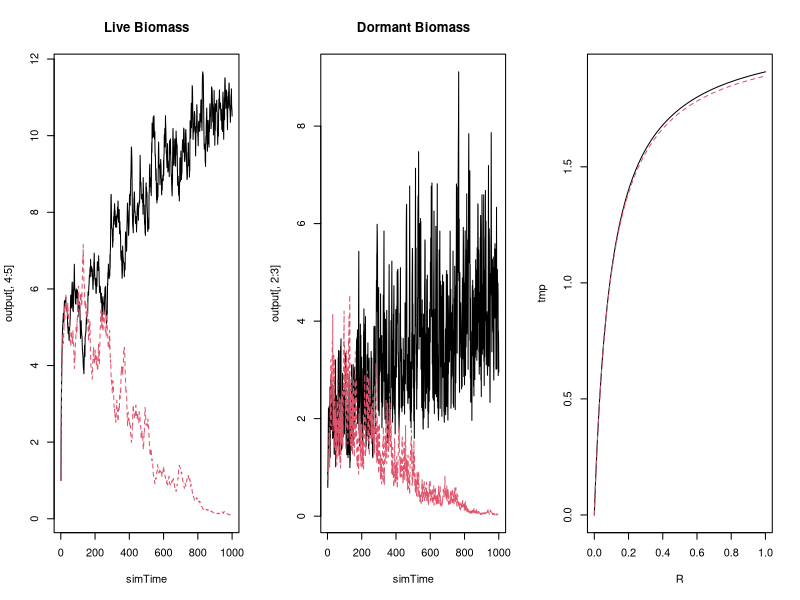

Source code (R):
#~~~~~~~~~~~~~~~~~~~~~~~~~~~~~~~~~~~~~~~~~~~~~~~~~~~~~~~~~~~~~~~~#
## Continuous-time temporal storage effect model of two species ## 
## coexisting on one essential resource                         ##
#~~~~~~~~~~~~~~~~~~~~~~~~~~~~~~~~~~~~~~~~~~~~~~~~~~~~~~~~~~~~~~~~#

# species "split" themselves between a dormant, low-mortaility stage (D) and a higher mortality, high growth stage (N)
# the single resource is R

rm(list=ls())
library(deSolve)
library(mvtnorm)

####
#### Parameters
####
maxTime <- 1000
c <- c(1,1)
b <- c(0.2, 0.2)
mD <- c(0.0001, 0.0001)
r <- c(2.1, 2.08)
K <- c(.1, .1)
mN <- c(0.1, 0.1)
a <- 0.5
S <- 5
Rmu <- 1 # mean resource pulse (on log scale)
Rsd <-.6 # st dev of resource pulses (on log scale)
sigE <- c(2)
rho <- c(-0.5)

####
#### Model function
####

updateDNR <- function(t, DNR, parms){
  with(as.list(c(DNR, parms)), {
    dD1dt = c[1]*b[1]*N1  - mD[1]*D1
    dD2dt = c[2]*b[2]*N2 - mD[2]*D2
    dN1dt = N1*(r[1]*R/(K[1]+R)) - c[1]*b[1]*N1 - mN[1]*N1
    dN2dt = N2*(r[2]*R/(K[2]+R)) - c[2]*b[2]*N2 - mN[2]*N2
    dRdt = a*(S-R) - (N1*(r[1]*R/(K[1]+R)) + (N2*(r[2]*R/(K[2]+R))))
    list(c(dD1dt, dD2dt, dN1dt, dN2dt, dRdt))
  })
}

#function for transition time series
getG <- function(sigE, rho, nTime){
  varcov <- matrix(c(sigE, rho*sigE, rho*sigE, sigE), 2, 2)
  e <- rmvnorm(n = nTime, mean = c(0,0), sigma = varcov)
  g <- exp(e) / (1+exp(e))
  return(g)
}
gVec <- getG(sigE = sigE, rho = rho, nTime = maxTime)
gVec1 <- gVec[,1]
gVec2 <- gVec[,2]
# source("getSineTransitions.R")
# gVec1 <- rep(gVecTmp[,1], length.out = maxTime)
# gVec2 <- rep(gVecTmp[,2], length.out = maxTime)


####
#### Simulate model
####
Rvector <- rlnorm(maxTime,Rmu,Rsd)   # random pulses
Rvector <- rep(0,maxTime)
eventdat <- data.frame(var=rep("R",maxTime),time = 1:maxTime,value=Rvector,method=rep("add",maxTime))
# eventdat2 <- data.frame(var=rep("D",maxTime),time = 1:maxTime,value=Rvector,method=rep("mul",maxTime))
# eventdat <- rbind(eventdat1, eventdat2)

gfun <- function(t, y, parms){
  with (as.list(y),{
    g1 <- gVec1[t]
    g2 <- gVec2[t]
    D1 <- D1 - D1*g1
    D2 <- D2 - D2*g2
    N1 <- N1 + D1*g1
    N2 <- N2 + D2*g2
    R <- R
    return(c(D1, D2, N1, N2, R))
  })
}
  
simTime <- seq(1,maxTime,by=1)
parms <- list(
  c = c,
  b = b,
  mD = mD,
  r = r,
  K = K,
  mN = mN, 
  a = a,
  S = S
)
DNR <- c(D=c(1,1), N=c(1,1),R=1)
output = as.data.frame(ode(y = DNR, times = simTime, func = updateDNR,
                           parms = parms, events = list(func = gfun, times=simTime)))


####
#### Plot results
####
par(mfrow=c(1,3))
matplot(simTime, output[,4:5], type="l", main="Live Biomass")
matplot(simTime, output[,2:3], type="l", main="Dormant Biomass")

R <- seq(0,1,0.001)
getR <- function(r, R, K){
  out1 <- r[1]*R/(K[1]+R)
  out2 <- r[2]*R/(K[2]+R)  
  return(cbind(out1, out2))
}
tmp<-getR(r, R, K)
matplot(R, tmp, type="l")
